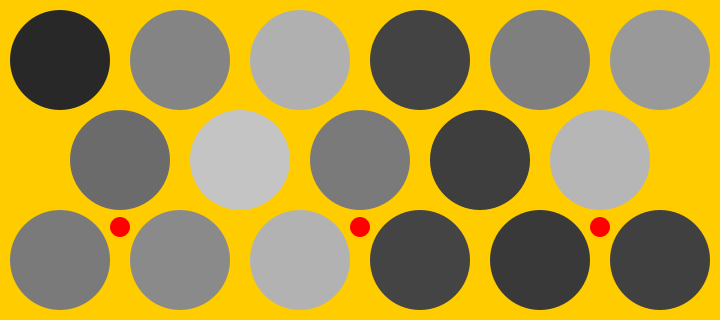
Frame 1 (no input)
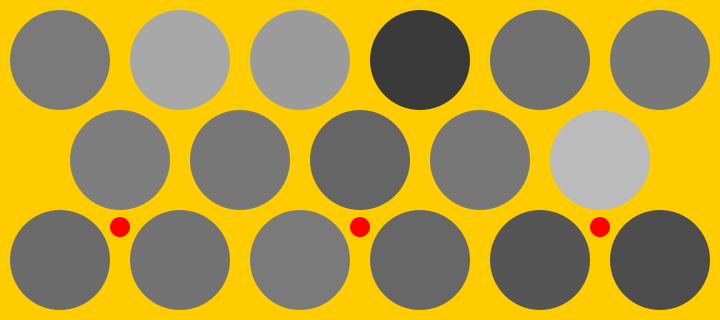
Frame 60 (the mouse pressed at the canvas centre just before this capture)
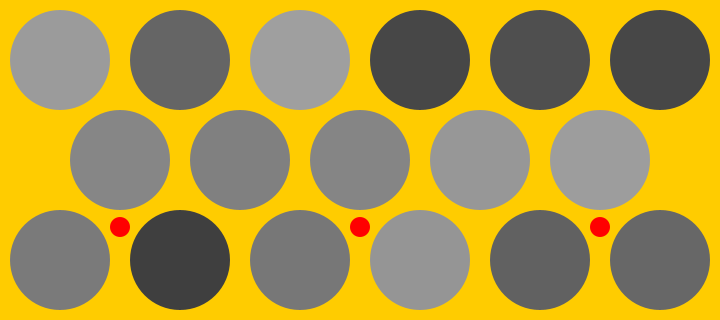
Frame 120 (the mouse held since frame 60 and released just before this capture)

The Processing sketch that drew these frames (run headless with seeded random() and noise(); from frame 60 on, the mouse is pressed at the canvas centre):

// Processing sketch: app01
// ── app01.pde
class Light {
  
  PVector location;
  
  int id, level, adjustment;
  
  Light(int _id, int _x, int _y){
    location = new PVector(_x, _y);
    id = _id;
    level = int(noise(location.x,location.y)*255);
    adjustment = 0;
  }
  
  void update(int _c){
  
    if (adjustment < 300){
      for (int i=0; i<3; i++){
        println(sensors[i].getRange(this));
        adjustment += sensors[i].getRange(this);
      }
    }
    
    if (adjustment > 0){
      adjustment -= 2;
    }

    println("----");
    println(adjustment);
    
    
    level = int(noise(location.x+_c/100.0,location.y)*255) + 2 * adjustment;
    
  }
  
  void plot(){
    noStroke();    
    fill(max(0,  min(255,level)));
    ellipse(location.x,location.y,100,100);
  }
  
  int getValue(){
    return level;
  }
  
  PVector getLocation(){
    return location;
  }
  
  void adjustValue(float _multiplier){
    level *= _multiplier;
  }
  
}

class Sensor {
  
  PVector location;
  
  int id;
  boolean status;
  
  Sensor(int _id, int _x, int _y){
    location = new PVector(_x, _y);
    id = _id;
//    x = _x;
//    y = _y;
    status = false;
  }
  
  void updateStatus(boolean _status){
    status = _status;
  }
  
  void toggleStatus(){
    status = !status;
  }
  
  void plot(){
    if (status){
      noFill();
      stroke(255,0,0);
      strokeWeight(2);
      ellipse(location.x,location.y,20,20);
    }else{
      noStroke();
      fill(255,0,0);
      ellipse(location.x,location.y,20,20);
    }
  }
  
  float getRange(Light pt){
    if (status){
      //get distance
      float d = PVector.dist(new PVector(location.x,0), new PVector(pt.getLocation().x, 0));
      //convert distance to go from negative to positive
      float t = (-d + 150)/5;
      //implement siqmoid function
      float sig = 1.0/(1.0 + exp(-t));
//      println(t);
//      println(sig);
//      println("---");
      return (sig * 5);
    }else{
      return 0;
    }
  }
  
}

Light[] lights = new Light[17];
Sensor[] sensors = new Sensor[3];

int count;

void setup(){
  size(720, 320);
  frameRate(20);
  
  lights[0] = new Light(0, 60, 60);
  lights[1] = new Light(1, 180, 60);
  lights[2] = new Light(2, 300, 60);
  lights[3] = new Light(3, 420, 60);
  lights[4] = new Light(4, 540, 60);
  lights[5] = new Light(5, 660, 60);
  lights[6] = new Light(6, 120, 160);
  lights[7] = new Light(7, 240, 160);
  lights[8] = new Light(8, 360, 160);
  lights[9] = new Light(9, 480, 160);
  lights[10] = new Light(10, 600, 160);
  lights[11] = new Light(11, 60, 260);
  lights[12] = new Light(12, 180, 260);
  lights[13] = new Light(13, 300, 260);
  lights[14] = new Light(14, 420, 260);
  lights[15] = new Light(15, 540, 260);
  lights[16] = new Light(16, 660, 260);
  
  sensors[0] = new Sensor(16, 120, 227);
  sensors[1] = new Sensor(16, 360, 227);
  sensors[2] = new Sensor(16, 600, 227);
  
  noStroke();
}

void draw(){
  
  background(255, 204, 0);
  
  println("-----");
  
  for (int i = 0; i < 17; i++){
    lights[i].update(count);
  }
  
  int values = 0;
  
  for (int i = 0; i < 17; i++){
    values += lights[i].getValue();
  }
  
  float targetValue = 2000; // variable to control overall light level
  float multiplier = targetValue / values;

  for (int i = 0; i < 17; i++){
    lights[i].adjustValue(multiplier);
  }
  
  values = 0;
  
  for (int i = 0; i < 17; i++){
    values += lights[i].getValue();
  }
  
//  println(values);
  
  for (int i = 0; i < 17; i++){
    lights[i].plot();
  }
  
  for (int i = 0; i < 3; i++){
    sensors[i].plot();
  }
  
  count++;
}

void keyPressed() {
  if (key == 'a') {
    sensors[0].toggleStatus();
  } 
  
  if (key == 's') {
    sensors[1].toggleStatus();
  } 
  
  if (key == 'd') {
    sensors[2].toggleStatus();
  }
}
//
//void keyReleased() {
//  if (key == 'a') {
//    sensors[0].toggleStatus();
//  } 
//  
//  if (key == 's') {
//    sensors[1].toggleStatus();
//  } 
//  
//  if (key == 'd') {
//    sensors[2].toggleStatus();
//  }
//}
